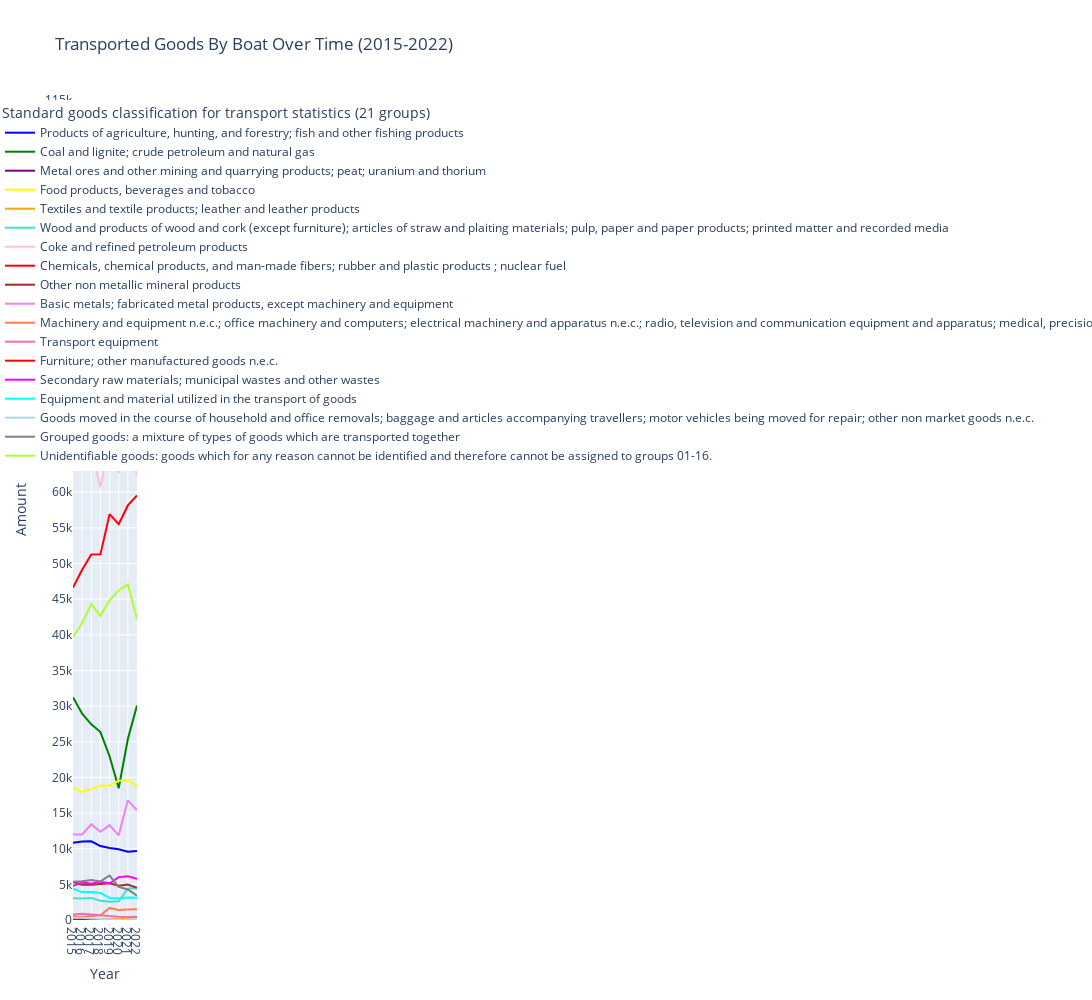

Source (notebook cell):
### Code cell
# Exclude the total amount of goods transported
start_row = 1
end_row = 16

column_to_exclude = 'Standard goods classification for transport statistics (21 groups)'

data_boat.loc[start_row:end_row, column_to_exclude] = None


colors = ['black', 'blue', 'green', 'purple', 'yellow', 'orange', 'turquoise', 'pink', 'red',
          'brown', 'violet', 'coral', 'hotpink', 'red', 'magenta', 'cyan', 'lightblue',
          'grey', 'greenyellow']

filtered_data = data_boat[data_boat['Year'] >= 2015]

# Plot the grapgh
fig = px.line(filtered_data, x='Year', y='Amount', color='Standard goods classification for transport statistics (21 groups)',
              title='Transported Goods By Boat Over Time (2015-2022)', color_discrete_sequence=colors)
fig.update_layout(
    height=1000,
    width=2300   
)

fig.update_yaxes(range=[0, 115000], dtick=5000)

fig.update_xaxes(dtick=1)

fig.show()

### Figure 1 — Plotly figure (JSON) as saved in the notebook; plotly's stock layout.template omitted (floating-point values rounded to 4 significant figures)
{"data": [{"hovertemplate": "Standard goods classification for transport statistics (21 groups)=Products of agriculture, hunting, and forestry; fish and other fishing products<br>Year=%{x}<br>Amount=%{y}<extra></extra>", "legendgroup": "Products of agriculture, hunting, and forestry; fish and other fishing products", "line": {"color": "blue", "dash": "solid"}, "marker": {"symbol": "circle"}, "mode": "lines", "name": "Products of agriculture, hunting, and forestry; fish and other fishing products", "orientation": "v", "showlegend": true, "type": "scatter", "x": [2015, 2016, 2017, 2018, 2019, 2020, 2021, 2022], "xaxis": "x", "y": [10849, 11019, 11037, 10367, 10105, 9934, 9573, 9661], "yaxis": "y"}, {"hovertemplate": "Standard goods classification for transport statistics (21 groups)=Coal and lignite; crude petroleum and natural gas<br>Year=%{x}<br>Amount=%{y}<extra></extra>", "legendgroup": "Coal and lignite; crude petroleum and natural gas", "line": {"color": "green", "dash": "solid"}, "marker": {"symbol": "circle"}, "mode": "lines", "name": "Coal and lignite; crude petroleum and natural gas", "orientation": "v", "showlegend": true, "type": "scatter", "x": [2015, 2016, 2017, 2018, 2019, 2020, 2021, 2022], "xaxis": "x", "y": [31244, 28936, 27442, 26350, 22967, 18481, 25390, 30088], "yaxis": "y"}, {"hovertemplate": "Standard goods classification for transport statistics (21 groups)=Metal ores and other mining and quarrying products; peat; uranium and thorium<br>Year=%{x}<br>Amount=%{y}<extra></extra>", "legendgroup": "Metal ores and other mining and quarrying products; peat; uranium and thorium", "line": {"color": "purple", "dash": "solid"}, "marker": {"symbol": "circle"}, "mode": "lines", "name": "Metal ores and other mining and quarrying products; peat; uranium and thorium", "orientation": "v", "showlegend": true, "type": "scatter", "x": [2015, 2016, 2017, 2018, 2019, 2020, 2021, 2022], "xaxis": "x", "y": [101704, 101715, 103139, 102919, 89369, 88539, 88487, 83768], "yaxis": "y"}, {"hovertemplate": "Standard goods classification for transport statistics (21 groups)=Food products, beverages and tobacco<br>Year=%{x}<br>Amount=%{y}<extra></extra>", "legendgroup": "Food products, beverages and tobacco", "line": {"color": "yellow", "dash": "solid"}, "marker": {"symbol": "circle"}, "mode": "lines", "name": "Food products, beverages and tobacco", "orientation": "v", "showlegend": true, "type": "scatter", "x": [2015, 2016, 2017, 2018, 2019, 2020, 2021, 2022], "xaxis": "x", "y": [18591, 17968, 18356, 18838, 18845, 19534, 19552, 18755], "yaxis": "y"}, {"hovertemplate": "Standard goods classification for transport statistics (21 groups)=Textiles and textile products; leather and leather products<br>Year=%{x}<br>Amount=%{y}<extra></extra>", "legendgroup": "Textiles and textile products; leather and leather products", "line": {"color": "orange", "dash": "solid"}, "marker": {"symbol": "circle"}, "mode": "lines", "name": "Textiles and textile products; leather and leather products", "orientation": "v", "showlegend": true, "type": "scatter", "x": [2015, 2016, 2017, 2018, 2019, 2020, 2021, 2022], "xaxis": "x", "y": [121, 123, 93, 162, 153, 81, 284, 381], "yaxis": "y"}, {"hovertemplate": "Standard goods classification for transport statistics (21 groups)=Wood and products of wood and cork (except furniture); articles of straw and plaiting materials; pulp, paper and paper products; printed matter and recorded media<br>Year=%{x}<br>Amount=%{y}<extra></extra>", "legendgroup": "Wood and products of wood and cork (except furniture); articles of straw and plaiting materials; pulp, paper and paper products; printed matter and recorded media", "line": {"color": "turquoise", "dash": "solid"}, "marker": {"symbol": "circle"}, "mode": "lines", "name": "Wood and products of wood and cork (except furniture); articles of straw and plaiting materials; pulp, paper and paper products; printed matter and recorded media", "orientation": "v", "showlegend": true, "type": "scatter", "x": [2015, 2016, 2017, 2018, 2019, 2020, 2021, 2022], "xaxis": "x", "y": [3049, 3002, 3099, 2692, 2557, 2622, 4414, 4462], "yaxis": "y"}, {"hovertemplate": "Standard goods classification for transport statistics (21 groups)=Coke and refined petroleum products<br>Year=%{x}<br>Amount=%{y}<extra></extra>", "legendgroup": "Coke and refined petroleum products", "line": {"color": "pink", "dash": "solid"}, "marker": {"symbol": "circle"}, "mode": "lines", "name": "Coke and refined petroleum products", "orientation": "v", "showlegend": true, "type": "scatter", "x": [2015, 2016, 2017, 2018, 2019, 2020, 2021, 2022], "xaxis": "x", "y": [64367, 67824, 66056, 60738, 66816, 62709, 67405, 62388], "yaxis": "y"}, {"hovertemplate": "Standard goods classification for transport statistics (21 groups)=Chemicals, chemical products, and man-made fibers; rubber and plastic products ; nuclear fuel<br>Year=%{x}<br>Amount=%{y}<extra></extra>", "legendgroup": "Chemicals, chemical products, and man-made fibers; rubber and plastic products ; nuclear fuel", "line": {"color": "red", "dash": "solid"}, "marker": {"symbol": "circle"}, "mode": "lines", "name": "Chemicals, chemical products, and man-made fibers; rubber and plastic products ; nuclear fuel", "orientation": "v", "showlegend": true, "type": "scatter", "x": [2015, 2016, 2017, 2018, 2019, 2020, 2021, 2022], "xaxis": "x", "y": [46614, 49123, 51260, 51276, 56920, 55498, 58139, 59526], "yaxis": "y"}, {"hovertemplate": "Standard goods classification for transport statistics (21 groups)=Other non metallic mineral products<br>Year=%{x}<br>Amount=%{y}<extra></extra>", "legendgroup": "Other non metallic mineral products", "line": {"color": "brown", "dash": "solid"}, "marker": {"symbol": "circle"}, "mode": "lines", "name": "Other non metallic mineral products", "orientation": "v", "showlegend": true, "type": "scatter", "x": [2015, 2016, 2017, 2018, 2019, 2020, 2021, 2022], "xaxis": "x", "y": [5330, 4932, 4940, 5015, 5140, 4820, 4971, 4512], "yaxis": "y"}, {"hovertemplate": "Standard goods classification for transport statistics (21 groups)=Basic metals; fabricated metal products, except machinery and equipment<br>Year=%{x}<br>Amount=%{y}<extra></extra>", "legendgroup": "Basic metals; fabricated metal products, except machinery and equipment", "line": {"color": "violet", "dash": "solid"}, "marker": {"symbol": "circle"}, "mode": "lines", "name": "Basic metals; fabricated metal products, except machinery and equipment", "orientation": "v", "showlegend": true, "type": "scatter", "x": [2015, 2016, 2017, 2018, 2019, 2020, 2021, 2022], "xaxis": "x", "y": [11998, 12004, 13428, 12370, 13307, 11867, 16786, 15383], "yaxis": "y"}, {"hovertemplate": "Standard goods classification for transport statistics (21 groups)=Machinery and equipment n.e.c.; office machinery and computers; electrical machinery and apparatus n.e.c.; radio, television and communication equipment and apparatus; medical, precision and optical instruments; watches and clocks<br>Year=%{x}<br>Amount=%{y}<extra></extra>", "legendgroup": "Machinery and equipment n.e.c.; office machinery and computers; electrical machinery and apparatus n.e.c.; radio, television and communication equipment and apparatus; medical, precision and optical instruments; watches and clocks", "line": {"color": "coral", "dash": "solid"}, "marker": {"symbol": "circle"}, "mode": "lines", "name": "Machinery and equipment n.e.c.; office machinery and computers; electrical machinery and apparatus n.e.c.; radio, television and communication equipment and apparatus; medical, precision and optical instruments; watches and clocks", "orientation": "v", "showlegend": true, "type": "scatter", "x": [2015, 2016, 2017, 2018, 2019, 2020, 2021, 2022], "xaxis": "x", "y": [534, 420, 553, 677, 1693, 1399, 1476, 1512], "yaxis": "y"}, {"hovertemplate": "Standard goods classification for transport statistics (21 groups)=Transport equipment<br>Year=%{x}<br>Amount=%{y}<extra></extra>", "legendgroup": "Transport equipment", "line": {"color": "hotpink", "dash": "solid"}, "marker": {"symbol": "circle"}, "mode": "lines", "name": "Transport equipment", "orientation": "v", "showlegend": true, "type": "scatter", "x": [2015, 2016, 2017, 2018, 2019, 2020, 2021, 2022], "xaxis": "x", "y": [756, 867, 765, 655, 502, 446, 405, 465], "yaxis": "y"}, {"hovertemplate": "Standard goods classification for transport statistics (21 groups)=Furniture; other manufactured goods n.e.c.<br>Year=%{x}<br>Amount=%{y}<extra></extra>", "legendgroup": "Furniture; other manufactured goods n.e.c.", "line": {"color": "red", "dash": "solid"}, "marker": {"symbol": "circle"}, "mode": "lines", "name": "Furniture; other manufactured goods n.e.c.", "orientation": "v", "showlegend": true, "type": "scatter", "x": [2015, 2016, 2017, 2018, 2019, 2020, 2021, 2022], "xaxis": "x", "y": [57, 37, 41, 41, 14, 19, 15, 17], "yaxis": "y"}, {"hovertemplate": "Standard goods classification for transport statistics (21 groups)=Secondary raw materials; municipal wastes and other wastes<br>Year=%{x}<br>Amount=%{y}<extra></extra>", "legendgroup": "Secondary raw materials; municipal wastes and other wastes", "line": {"color": "magenta", "dash": "solid"}, "marker": {"symbol": "circle"}, "mode": "lines", "name": "Secondary raw materials; municipal wastes and other wastes", "orientation": "v", "showlegend": true, "type": "scatter", "x": [2015, 2016, 2017, 2018, 2019, 2020, 2021, 2022], "xaxis": "x", "y": [4777, 5275, 5071, 5411, 5120, 6014, 6137, 5784], "yaxis": "y"}, {"hovertemplate": "Standard goods classification for transport statistics (21 groups)=Equipment and material utilized in the transport of goods<br>Year=%{x}<br>Amount=%{y}<extra></extra>", "legendgroup": "Equipment and material utilized in the transport of goods", "line": {"color": "cyan", "dash": "solid"}, "marker": {"symbol": "circle"}, "mode": "lines", "name": "Equipment and material utilized in the transport of goods", "orientation": "v", "showlegend": true, "type": "scatter", "x": [2015, 2016, 2017, 2018, 2019, 2020, 2021, 2022], "xaxis": "x", "y": [4396, 3913, 3915, 3804, 3094, 3040, 3163, 3121], "yaxis": "y"}, {"hovertemplate": "Standard goods classification for transport statistics (21 groups)=Goods moved in the course of household and office removals; baggage and articles accompanying travellers; motor vehicles being moved for repair; other non market goods n.e.c.<br>Year=%{x}<br>Amount=%{y}<extra></extra>", "legendgroup": "Goods moved in the course of household and office removals; baggage and articles accompanying travellers; motor vehicles being moved for repair; other non market goods n.e.c.", "line": {"color": "lightblue", "dash": "solid"}, "marker": {"symbol": "circle"}, "mode": "lines", "name": "Goods moved in the course of household and office removals; baggage and articles accompanying travellers; motor vehicles being moved for repair; other non market goods n.e.c.", "orientation": "v", "showlegend": true, "type": "scatter", "x": [2015, 2016, 2017, 2018, 2019, 2020, 2021, 2022], "xaxis": "x", "y": [327, 330, 215, 127, 24, 17, 54, 87], "yaxis": "y"}, {"hovertemplate": "Standard goods classification for transport statistics (21 groups)=Grouped goods: a mixture of types of goods which are transported together<br>Year=%{x}<br>Amount=%{y}<extra></extra>", "legendgroup": "Grouped goods: a mixture of types of goods which are transported together", "line": {"color": "grey", "dash": "solid"}, "marker": {"symbol": "circle"}, "mode": "lines", "name": "Grouped goods: a mixture of types of goods which are transported together", "orientation": "v", "showlegend": true, "type": "scatter", "x": [2015, 2016, 2017, 2018, 2019, 2020, 2021, 2022], "xaxis": "x", "y": [5356, 5429, 5617, 5417, 6241, 4647, 4283, 3394], "yaxis": "y"}, {"hovertemplate": "Standard goods classification for transport statistics (21 groups)=Unidentifiable goods: goods which for any reason cannot be identified and therefore cannot be assigned to groups 01-16.<br>Year=%{x}<br>Amount=%{y}<extra></extra>", "legendgroup": "Unidentifiable goods: goods which for any reason cannot be identified and therefore cannot be assigned to groups 01-16.", "line": {"color": "greenyellow", "dash": "solid"}, "marker": {"symbol": "circle"}, "mode": "lines", "name": "Unidentifiable goods: goods which for any reason cannot be identified and therefore cannot be assigned to groups 01-16.", "orientation": "v", "showlegend": true, "type": "scatter", "x": [2015, 2016, 2017, 2018, 2019, 2020, 2021, 2022], "xaxis": "x", "y": [39646, 41671, 44329, 42621, 44847, 46225, 47061, 42174], "yaxis": "y"}], "layout": {"height": 1000, "legend": {"title": {"text": "Standard goods classification for transport statistics (21 groups)"}, "tracegroupgap": 0}, "title": {"text": "Transported Goods By Boat Over Time (2015-2022)"}, "width": 2300, "xaxis": {"anchor": "y", "domain": [0, 1], "dtick": 1, "title": {"text": "Year"}}, "yaxis": {"anchor": "x", "domain": [0, 1], "dtick": 5000, "range": [0, 115000], "title": {"text": "Amount"}}}}
